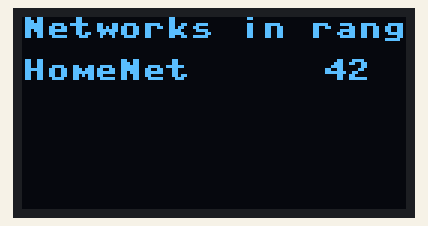
The program below on a simulated Raspberry Pi Pico running MicroPython. Parts: 128×64 one-colour display. A WiFi scan finds one network, HomeNet; library files of the repository ran but are not shown: ssd1306.py.

Above: at 2.2 s.

The program:

main_v3.py
```python
import network
import time
from machine import Pin, I2C
from ssd1306 import SSD1306_I2C

i2c = I2C(0, scl=Pin(21), sda=Pin(20), freq=200000)
oled = SSD1306_I2C(128, 64, i2c)

wlan = network.WLAN(network.STA_IF)
wlan.active(True)

while True:
    scan_list = wlan.scan()
    networks = {}
    for net in scan_list:
        ssid = net[0].decode()
        rssi = net[3]

        if ssid not in networks:
            networks[ssid] = rssi

    network_list = list(networks.items())

    oled.fill(0)
    oled.text("Networks in range:", 0, 0)
    max_lines = 4
    for i, (ssid, rssi) in enumerate(network_list[:max_lines]):
        strength = 100 + rssi if rssi < 0 else rssi
        oled.text(ssid[:10], 0, (i + 1) * 14)
        oled.text(str(strength), 100, (i + 1) * 14)
    oled.show()
    time.sleep(2)
```
